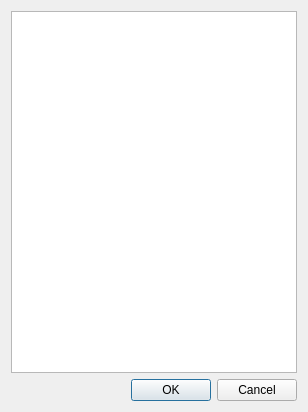
<?xml version="1.0" encoding="UTF-8"?>
<ui version="4.0">
 <class>friendListDlg</class>
 <widget class="QDialog" name="friendListDlg">
  <property name="geometry">
   <rect>
    <x>0</x>
    <y>0</y>
    <width>308</width>
    <height>412</height>
   </rect>
  </property>
  <property name="windowTitle">
   <string>Friend List</string>
  </property>
  <layout class="QVBoxLayout" name="verticalLayout">
   <item>
    <widget class="QListWidget" name="listWidget"/>
   </item>
   <item>
    <widget class="QDialogButtonBox" name="buttonBox">
     <property name="orientation">
      <enum>Qt::Horizontal</enum>
     </property>
     <property name="standardButtons">
      <set>QDialogButtonBox::Cancel|QDialogButtonBox::Ok</set>
     </property>
    </widget>
   </item>
  </layout>
 </widget>
 <resources/>
 <connections>
  <connection>
   <sender>buttonBox</sender>
   <signal>accepted()</signal>
   <receiver>friendListDlg</receiver>
   <slot>accept()</slot>
   <hints>
    <hint type="sourcelabel">
     <x>248</x>
     <y>254</y>
    </hint>
    <hint type="destinationlabel">
     <x>157</x>
     <y>274</y>
    </hint>
   </hints>
  </connection>
  <connection>
   <sender>buttonBox</sender>
   <signal>rejected()</signal>
   <receiver>friendListDlg</receiver>
   <slot>reject()</slot>
   <hints>
    <hint type="sourcelabel">
     <x>316</x>
     <y>260</y>
    </hint>
    <hint type="destinationlabel">
     <x>286</x>
     <y>274</y>
    </hint>
   </hints>
  </connection>
 </connections>
</ui>
